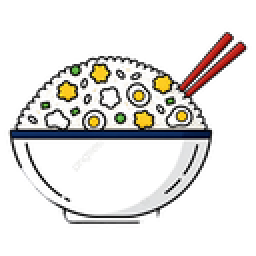
#> input picture assets/running.png, 128 x 128 px (shown 2 times larger); its folder holds only this picture in this run
$ python prepare-artwork.py ../assets/running.png
#> lines starting #> are read from the running program, lines starting #| are printed output that depends on the picture; after the words box and inside, x2 and y2 are one past the last pixel; in counts of white or black regions, pixels touching at a corner belong together
"""
One-off artwork preparation for the whale-girl theme.

Turns an illustration on a flat light background into the transparent PNGs the
client bundle wants:

  assets/icon.png      trimmed, square-padded, 256x256 RGBA   (mark)
  assets/running.png   solid alpha silhouette, 64x64 RGBA     (running mask)
  assets/favicon.png   64x64 RGBA                             (tab icon)

Two details make or break the result, and both are handled here:

* The background is removed by a **border-connected flood fill**, never by a
  global "is it white" test. A white ruffled headdress, a white lace collar or
  white fin frills sit inside the character and must survive.
* Every downscale runs on **premultiplied** colour. Resizing straight RGBA pulls
  the removed white background into the edge pixels and leaves a pale halo on
  dark surfaces.

Needs numpy and Pillow. It is not part of the plugin runtime or its build; re-run
it only when the source illustration changes.

Usage:
    python tools/prepare-artwork.py "<source image>" [--crop x0,y0,x1,y1]
                                    [--erase x0,y0,x1,y1]...
"""
import argparse
import os
import sys

import numpy as np
from PIL import Image, ImageFilter

ASSETS = os.path.join(os.path.dirname(os.path.dirname(os.path.abspath(__file__))), "assets")
# Near-white and unsaturated: the flat page colour of the source illustration.
WHITE_MIN_CHANNEL = 242
WHITE_MAX_SPREAD = 12
# Foreground pixels touching that background keep a partial alpha derived from how
# far they are from white, which removes the keyed-in halo without a hard cut.
EDGE_WHITE_SPAN = 48
# Alpha this faint is not artwork; it only exists to trim the canvas.
TRIM_ALPHA = 8
# Largest enclosed page-colour pocket still treated as a keying artefact rather than
# as white detail. The ceiling scales with the source area: measured artwork puts the
# real pockets one to two orders of magnitude above the artefacts (32 px vs 2321 px
# on a 1536x1536 source).
SPECK_AREA_DIVISOR = 12000
SPECK_MIN_PIXELS = 64
# Annulus the replacement colour is read from: far enough out to clear the
# anti-aliased blend around the pocket, close enough to stay in the same shape.
SPEC_RING_INNER = 3
SPEC_RING_OUTER = 7
# Pixels of anti-aliased blend painted over beyond the pocket itself.
SPEC_GROW = 2
# Colour quantisation used to pick the dominant neighbouring colour family.
SPEC_COLOUR_BUCKET = 16
MARK_PIXELS = 256
SMALL_PIXELS = 128
RUNNING_PIXELS = 64
FAVICON_PIXELS = 64
MARK_MARGIN = 0.04


def parse_rect(text, what):
    parts = text.replace(" ", "").split(",")
    if len(parts) != 4:
        raise SystemExit(f"prepare-artwork: {what} wants x0,y0,x1,y1, got {text!r}")
    try:
        return tuple(int(part) for part in parts)
    except ValueError:
        raise SystemExit(f"prepare-artwork: {what} wants four integers, got {text!r}")


def border_connected_background(rgb):
    """Flood-fill the page colour inward from the border, so interior whites survive."""
    height, width, _ = rgb.shape
    low = rgb.min(axis=2)
    spread = rgb.max(axis=2) - low
    white = (low >= WHITE_MIN_CHANNEL) & (spread <= WHITE_MAX_SPREAD)
    background = np.zeros((height, width), dtype=bool)
    frontier = np.zeros((height, width), dtype=bool)
    frontier[0, :] = white[0, :]
    frontier[-1, :] = white[-1, :]
    frontier[:, 0] = white[:, 0]
    frontier[:, -1] = white[:, -1]
    frontier &= ~background
    while frontier.any():
        background |= frontier
        grown = np.zeros_like(frontier)
        grown[1:, :] |= frontier[:-1, :]
        grown[:-1, :] |= frontier[1:, :]
        grown[:, 1:] |= frontier[:, :-1]
        grown[:, :-1] |= frontier[:, 1:]
        frontier = grown & white & ~background
    return background, low


def dilate(mask, radius):
    """Grow a boolean mask by `radius` pixels along the four axes."""
    grown = mask.copy()
    for _ in range(radius):
        step = grown.copy()
        step[1:, :] |= grown[:-1, :]
        step[:-1, :] |= grown[1:, :]
        step[:, 1:] |= grown[:, :-1]
        step[:, :-1] |= grown[:, 1:]
        grown = step
    return grown


def label_components(mask):
    """Yield (component mask, pixel count) for each 4-connected blob in `mask`."""
    height, width = mask.shape
    unseen = mask.copy()
    while unseen.any():
        seed = np.argwhere(unseen)[0]
        component = np.zeros((height, width), dtype=bool)
        component[seed[0], seed[1]] = True
        unseen[seed[0], seed[1]] = False
        frontier = component.copy()
        count = 1
        while True:
            step = np.zeros_like(frontier)
            step[1:, :] |= frontier[:-1, :]
            step[:-1, :] |= frontier[1:, :]
            step[:, 1:] |= frontier[:, :-1]
            step[:, :-1] |= frontier[:, 1:]
            grown = step & unseen
            if not grown.any():
                break
            unseen &= ~grown
            component |= grown
            frontier = grown
            count += int(grown.sum())
        yield component, count


def heal_specks(rgb, background, white, max_pixels):
    """
    Repaint tiny enclosed page-colour pockets with the surrounding artwork colour.

    A border-connected flood fill keeps every enclosed white — which is exactly what
    the ruffles and lace need — but it also keeps keying artefacts: a few-pixel
    white pocket pinched off inside a dark area survives the trim and shows up as a
    pale dot at large icon sizes. Real white detail (a face, a trim band) is one to
    two orders of magnitude larger, so an area threshold separates them cleanly.

    The replacement colour is the dominant colour family of an annulus a few pixels
    out. Sampling the immediate ring instead would land on the anti-aliased blend
    between the pocket and the artwork and leave a visibly grey patch.

    @param rgb - mutable source colour array.
    @param background - border-connected page colour, updated in place.
    @param white - the near-white candidate mask.
    @param max_pixels - largest pocket area still treated as an artefact.
    @returns the number of pockets healed and the pixels repainted.
    """
    enclosed = white & ~background
    if not enclosed.any():
        return 0, 0
    healed = 0
    pixels = 0
    for component, count in label_components(enclosed):
        if count > max_pixels:
            continue
        ring = dilate(component, SPEC_RING_OUTER) & ~dilate(component, SPEC_RING_INNER) & ~background & ~white
        if not ring.any():
            ring = dilate(component, SPEC_RING_INNER) & ~component & ~background & ~white
        if not ring.any():
            continue
        samples = rgb[ring].reshape(-1, 3).astype(np.int32)
        buckets = samples // SPEC_COLOUR_BUCKET
        keys, counts = np.unique(buckets, axis=0, return_counts=True)
        winner = keys[int(counts.argmax())]
        family = samples[(buckets == winner).all(axis=1)]
        colour = np.median(family, axis=0).astype(np.int16)
        # Paint past the pocket itself: the pixels between it and the artwork are the
        # anti-aliased blend that made the artefact visible in the first place, and
        # leaving them behind keeps a grey halo around the repair.
        paint = dilate(component, SPEC_GROW) & ~background
        rgb[paint] = colour
        healed += 1
        pixels += int(paint.sum())
        print(f"  healed pocket of {count} px at {tuple(int(v) for v in np.argwhere(component).min(axis=0)[::-1])} -> rgb{tuple(int(v) for v in colour)}")
    return healed, pixels


def alpha_plane(background, low):
    """Full alpha inside, zero on the page colour, a soft ramp on the touched edge."""
    alpha = np.where(background, 0.0, 255.0)
    touching = np.zeros_like(background)
    touching[1:, :] |= background[:-1, :]
    touching[:-1, :] |= background[1:, :]
    touching[:, 1:] |= background[:, :-1]
    touching[:, :-1] |= background[:, 1:]
    edge = touching & ~background
    ramp = np.clip((255.0 - low.astype(np.float64)) * 255.0 / EDGE_WHITE_SPAN, 0.0, 255.0)
    alpha[edge] = ramp[edge]
    return alpha.astype(np.uint8)


def crop_centered(rgb, alpha, center_x, center_y, side):
    """Cut a square canvas around one centre, padding past the source edges."""
    left = int(center_x) - side // 2
    top = int(center_y) - side // 2
    out_rgb = np.zeros((side, side, 3), dtype=np.uint8)
    out_alpha = np.zeros((side, side), dtype=np.uint8)
    sx0, sy0 = max(0, left), max(0, top)
    sx1, sy1 = min(rgb.shape[1], left + side), min(rgb.shape[0], top + side)
    dx, dy = sx0 - left, sy0 - top
    out_rgb[dy:dy + (sy1 - sy0), dx:dx + (sx1 - sx0)] = rgb[sy0:sy1, sx0:sx1]
    out_alpha[dy:dy + (sy1 - sy0), dx:dx + (sx1 - sx0)] = alpha[sy0:sy1, sx0:sx1]
    return out_rgb, out_alpha


def subject_box(alpha):
    """Bounds of the artwork, and a centred square that holds it with a margin."""
    ys, xs = np.nonzero(alpha > TRIM_ALPHA)
    if len(xs) == 0:
        raise SystemExit("prepare-artwork: the keyed image is empty")
    x0, x1, y0, y1 = int(xs.min()), int(xs.max()) + 1, int(ys.min()), int(ys.max()) + 1
    side = int(round(max(x1 - x0, y1 - y0) * (1.0 + 2.0 * MARK_MARGIN)))
    return (x0, x1, y0, y1), (x0 + x1) // 2, (y0 + y1) // 2, side


def premultiplied_resize(rgb, alpha, size):
    """Resize colour and coverage together, so transparency never tints the edges."""
    coverage = alpha.astype(np.float32) / 255.0
    planes = [
        Image.fromarray(rgb[..., channel].astype(np.float32) * coverage, mode="F").resize(size, Image.LANCZOS)
        for channel in range(3)
    ]
    scaled = np.asarray(Image.fromarray(coverage, mode="F").resize(size, Image.LANCZOS), dtype=np.float32)
    output = np.zeros((size[1], size[0], 4), dtype=np.uint8)
    safe = np.maximum(scaled, 1e-6)
    for channel in range(3):
        straight = np.asarray(planes[channel], dtype=np.float32) / safe
        output[..., channel] = np.clip(straight, 0.0, 255.0).astype(np.uint8)
    output[..., 3] = np.clip(scaled * 255.0 + 0.5, 0.0, 255.0).astype(np.uint8)
    return Image.fromarray(output, "RGBA")


def lift_for_dark(mark, amount):
    """
    Screen the artwork toward white for the dark palette.

    The theme's dark rules switch artwork on `body[data-ds-dark-theme]`, so a
    drawing built on a light page keeps its own dark inks at roughly the
    background's own luminance once that background turns near-black. A screen
    blend lifts shadows far more than highlights: the outline comes back, the
    white areas stay white, and the hue is preserved.

    @param mark - the light-theme mark.
    @param amount - 0 keeps the artwork, 1 renders it white.
    @returns the lifted mark.
    """
    if amount <= 0:
        return mark
    data = np.asarray(mark).astype(np.float64)
    data[..., :3] = 255.0 - (255.0 - data[..., :3]) * (1.0 - min(amount, 1.0))
    return Image.fromarray(np.clip(data, 0, 255).astype(np.uint8), "RGBA")


def silhouette(alpha, pixels):
    """Shrink the coverage into the solid glyph the running-status mask tints."""
    small = Image.fromarray(alpha, "L").resize((pixels, pixels), Image.LANCZOS)
    solid = np.asarray(small) >= 96
    grown = solid.copy()
    grown[1:, :] |= solid[:-1, :]
    grown[:-1, :] |= solid[1:, :]
    grown[:, 1:] |= solid[:, :-1]
    grown[:, :-1] |= solid[:, 1:]
    output = np.zeros((pixels, pixels, 4), dtype=np.uint8)
    output[..., 3] = np.where(grown, 255, 0).astype(np.uint8)
    return Image.fromarray(output, "RGBA")


def main():
    parser = argparse.ArgumentParser(description=__doc__)
    parser.add_argument("source", help="source illustration on a flat light background")
    parser.add_argument("--crop", help="x0,y0,x1,y1 in source pixels, applied before keying")
    parser.add_argument(
        "--erase",
        action="append",
        default=[],
        metavar="x0,y0,x1,y1",
        help="force one source-space rectangle to alpha 0 (repeatable), reported with its cost",
    )
    parser.add_argument("--mark-name", default="icon", help="base name for the mark output")
    parser.add_argument("--running-name", default="running", help="base name for the running glyph")
    parser.add_argument("--favicon-name", default="favicon", help="base name for the tab icon")
    parser.add_argument(
        "--small-fraction",
        type=float,
        default=None,
        metavar="0..1",
        help="also write <mark-name>-small.png from the top fraction of the artwork "
             "(a head close-up reads far better at the 24px sidebar size)",
    )
    parser.add_argument(
        "--dark-lift",
        type=float,
        default=0.0,
        metavar="0..1",
        help="also write <mark-name>-dark.png with the artwork screened toward white by "
             "this much, for the application's dark palette (0.3-0.4 suits a dark-on-light drawing)",
    )
    options = parser.parse_args()

    image = Image.open(options.source).convert("RGB")
    if options.crop is not None:
        image = image.crop(parse_rect(options.crop, "--crop"))
    rgb = np.asarray(image).astype(np.int16)
    background, low = border_connected_background(rgb)
#> in border_connected_background, `white = (low >= WHITE_MIN_CHANNEL) & (spread <= WHITE_MAX_SPREAD)`:
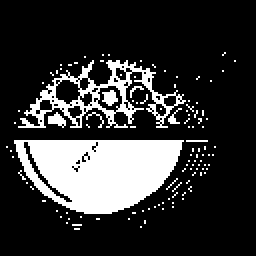
#> white: shape (128, 128) bool (shown 2 times larger); 20.4% white; 113 white regions (108 under 20 px), largest, box (x1, y1, x2, y2) and area: (7, 70, 92, 107) 2251, (9, 30, 93, 64) 774, (51, 45, 59, 53) 42, (24, 56, 33, 64) 41, (84, 54, 91, 62) 20
#> in border_connected_background, `frontier[0, :] = white[0, :]`: frontier: shape (128, 128) bool; every value is 0
    share = 100.0 * background.mean()
#> share = 0
    print(f"source {options.source} -> {image.size}, keyed background {share:.1f}%")
#| source ../assets/running.png -> (128, 128), keyed background 0.0%
    if not 5.0 <= share <= 85.0:
        print("prepare-artwork: the keyed share looks implausible; inspect the output before shipping")

    for rect in options.erase:
        x0, y0, x1, y1 = parse_rect(rect, "--erase")
        region = np.zeros(background.shape, dtype=bool)
        region[y0:y1, x0:x1] = True
        erased_artwork = int((region & ~background).sum())
        background |= region
        print(f"erased {rect}: {region.sum()} px, of which {erased_artwork} px were artwork")

    white = (low >= WHITE_MIN_CHANNEL) & ((rgb.max(axis=2) - low) <= WHITE_MAX_SPREAD)
    speck_budget = max(SPECK_MIN_PIXELS, round(rgb.shape[0] * rgb.shape[1] / SPECK_AREA_DIVISOR))
#> speck_budget = 64
    healed, speck_pixels = heal_specks(rgb, background, white, speck_budget)
#> the loop in heal_specks, `for component, count in label_components(enclosed):` made 174 passes
#> (count, colour, pixels) on passes 2, 6, 7: (1, [0, 0, 0], 26), (30, [0, 0, 0], 152), (2, [0, 0, 0], 170)
#|   healed pocket of 1 px at (112, 26) -> rgb(186, 32, 23)
#|   healed pocket of 1 px at (51, 27) -> rgb(0, 0, 0)
#|   healed pocket of 1 px at (54, 27) -> rgb(0, 0, 0)
#|   healed pocket of 1 px at (111, 27) -> rgb(186, 32, 23)
#|   healed pocket of 1 px at (42, 28) -> rgb(0, 0, 0)
#|   healed pocket of 30 px at (39, 30) -> rgb(0, 0, 0)
#|   healed pocket of 2 px at (50, 30) -> rgb(0, 0, 0)
#|   healed pocket of 1 px at (70, 30) -> rgb(0, 0, 0)
#> (further printed lines are left out)
#> after the loop in heal_specks, `for component, count in label_components(enclosed):`:
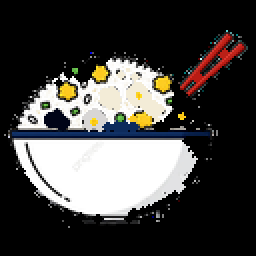
#> rgb: shape (128, 128, 3) int16 (shown 2 times larger); mean R, G, B 70, 67.9, 65.9
#> after the loop in heal_specks, `for component, count in label_components(enclosed):`:
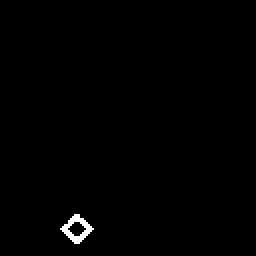
#> ring: shape (128, 128) bool (shown 2 times larger); 0.62% white in thin lines or dots, all inside (x1, y1, x2, y2) = (30, 107, 47, 122)
#> after the loop in heal_specks, `for component, count in label_components(enclosed):`: healed = 172; pixels = 2981
#> healed = 172; speck_pixels = 2981
    print(f"healed {healed} enclosed page-colour pocket(s) below {speck_budget} px ({speck_pixels} px repainted)")
    source_rgb = np.clip(rgb, 0, 255).astype(np.uint8)

    alpha = alpha_plane(background, low).astype(np.float64)
#> in alpha_plane, `alpha = np.where(background, 0.0, 255.0)`: alpha: shape (128, 128) float64; every value is 255
#> in alpha_plane, `ramp = np.clip((255.0 - low.astype(np.float64)) * 255.0 / EDGE_WHITE_S..`:
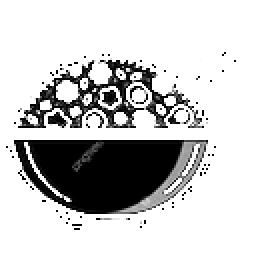
#> ramp: shape (128, 128) float64 (shown 2 times larger); min 0, max 255, mean 199.8
#> in alpha_plane, `return alpha.astype(np.uint8)`: returned value: shape (128, 128); every value is 255
    # A one-pixel erosion at source resolution drops the anti-aliased white ring
    # that would otherwise survive as a pale outline.
    alpha = np.asarray(
        Image.fromarray(alpha.astype(np.uint8), "L").filter(ImageFilter.MinFilter(3)).filter(ImageFilter.GaussianBlur(0.6))
    ).astype(np.uint8)
    (x0, x1, y0, y1), center_x, center_y, side = subject_box(alpha)
#> in subject_box, `ys, xs = np.nonzero(alpha > TRIM_ALPHA)`: ys = 16384 values from 0 to 127; xs = 16384 values, max 127 at index 127, min 0 at index 0, mean 63.5
#> in subject_box, `x0, x1, y0, y1 = int(xs.min()), int(xs.max()) + 1, int(ys.min()), int(..`: x0 = 0; x1 = 128; y0 = 0; y1 = 128
#> in subject_box, `side = int(round(max(x1 - x0, y1 - y0) * (1.0 + 2.0 * MARK_MARGIN)))`: side = 138
#> x0 = 0; x1 = 128; y0 = 0; y1 = 128; center_x = 64; center_y = 64; side = 138
    print(f"artwork bounds x {x0}..{x1}, y {y0}..{y1}")
    square_rgb, square_alpha = crop_centered(source_rgb, alpha, center_x, center_y, side)
#> in crop_centered, `left = int(center_x) - side // 2`: left = -5
#> in crop_centered, `out_rgb = np.zeros((side, side, 3), dtype=np.uint8)`: out_rgb: shape (138, 138, 3); every value is 0
#> in crop_centered, `out_alpha = np.zeros((side, side), dtype=np.uint8)`: out_alpha: shape (138, 138); every value is 0
#> in crop_centered, `sx0, sy0 = max(0, left), max(0, top)`: sx0 = 0
#> in crop_centered, `sx1, sy1 = min(rgb.shape[1], left + side), min(rgb.shape[0], top + side)`: sx1 = 128
#> in crop_centered, `dx, dy = sx0 - left, sy0 - top`: dx = 5
#> in crop_centered, `out_alpha[dy:dy + (sy1 - sy0), dx:dx + (sx1 - sx0)] = alpha[sy0:sy1, s..`:
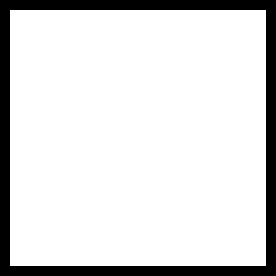
#> out_alpha: shape (138, 138) (shown 2 times larger); 86% white; 1 black region, box (x1, y1, x2, y2) and area: (0, 0, 138, 138) 2660

    mark = premultiplied_resize(square_rgb, square_alpha, (MARK_PIXELS, MARK_PIXELS))
#> in premultiplied_resize, `planes = [ Image.fromarray(rgb[..., channel].astype(np.float32) * cove..`: planes = 3 items
#> in premultiplied_resize, `output = np.zeros((size[1], size[0], 4), dtype=np.uint8)`: output: shape (256, 256, 4); every value is 0
    mark_path = os.path.join(ASSETS, options.mark_name + ".png")
    mark.save(mark_path, optimize=True)
    print(f"wrote {mark_path} {mark.size} mode={mark.mode} ({os.path.getsize(mark_path)} bytes)")

    if options.dark_lift > 0:
        dark = lift_for_dark(mark, options.dark_lift)
        dark_path = os.path.join(ASSETS, options.mark_name + "-dark.png")
        dark.save(dark_path, optimize=True)
        print(f"wrote {dark_path} {dark.size} mode={dark.mode} ({os.path.getsize(dark_path)} bytes) "
              f"lifted {options.dark_lift:.0%} toward white for the dark palette")

    if options.small_fraction is not None:
        head_bottom = y0 + int(round((y1 - y0) * options.small_fraction))
        head_side = int(round(max(x1 - x0, head_bottom - y0) * (1.0 + 2.0 * MARK_MARGIN)))
        head_rgb, head_alpha = crop_centered(
            source_rgb, alpha, (x0 + x1) // 2, (y0 + head_bottom) // 2, head_side
        )
        small = premultiplied_resize(head_rgb, head_alpha, (SMALL_PIXELS, SMALL_PIXELS))
        small_path = os.path.join(ASSETS, options.mark_name + "-small.png")
        small.save(small_path, optimize=True)
        print(f"wrote {small_path} {small.size} mode={small.mode} ({os.path.getsize(small_path)} bytes) "
              f"from source rows {y0}..{head_bottom}")

    favicon = premultiplied_resize(square_rgb, square_alpha, (FAVICON_PIXELS, FAVICON_PIXELS))
#> call 2 of premultiplied_resize, with size = (64, 64)
#> in premultiplied_resize (call 2), `scaled = np.asarray(Image.fromarray(coverage, mode="F").resize(size, I..`:
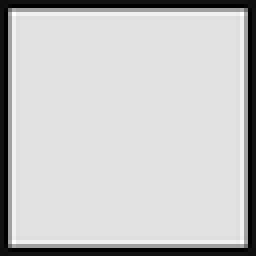
#> scaled: shape (64, 64) float32 (shown 4 times larger); min -0.0719, max 1.14, mean 0.861; drawn with min black and max white
#> in premultiplied_resize (call 2), `output = np.zeros((size[1], size[0], 4), dtype=np.uint8)`: output: shape (64, 64, 4); every value is 0
    favicon_path = os.path.join(ASSETS, options.favicon_name + ".png")
    favicon.save(favicon_path, optimize=True)
    print(f"wrote {favicon_path} {favicon.size} mode={favicon.mode} ({os.path.getsize(favicon_path)} bytes)")

    glyph = silhouette(square_alpha, RUNNING_PIXELS)
#> in silhouette, `solid = np.asarray(small) >= 96`: solid: shape (64, 64) bool; 87.9% white; 1 black region, box (x1, y1, x2, y2) and area: (0, 0, 64, 64) 496
#> in silhouette, `grown[1:, :] |= solid[:-1, :]`: grown: shape (64, 64) bool; 89.4% white; 1 black region, box (x1, y1, x2, y2) and area: (0, 0, 64, 64) 436
#> in silhouette, `grown[:-1, :] |= solid[1:, :]`: grown: shape (64, 64) bool; 90.8% white; 1 black region, box (x1, y1, x2, y2) and area: (0, 0, 64, 64) 376
#> in silhouette, `grown[:, 1:] |= solid[:, :-1]`: grown: shape (64, 64) bool; 92.3% white; 1 black region, box (x1, y1, x2, y2) and area: (0, 0, 64, 64) 316
#> in silhouette, `grown[:, :-1] |= solid[:, 1:]`: grown: shape (64, 64) bool; 93.8% white; black in thin lines or dots
    glyph_path = os.path.join(ASSETS, options.running_name + ".png")
    glyph.save(glyph_path, optimize=True)
    print(f"wrote {glyph_path} {glyph.size} mode={glyph.mode} ({os.path.getsize(glyph_path)} bytes)")

    coverage = np.asarray(mark.getchannel("A"))
#> coverage: shape (256, 256)
    opaque = coverage > 8
#> opaque: shape (256, 256) bool; 87.9% white; 1 black region, box (x1, y1, x2, y2) and area: (0, 0, 256, 256) 7940
    partial = (coverage > 8) & (coverage < 248)
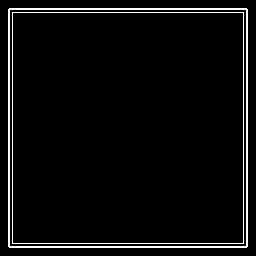
#> partial: shape (256, 256) bool; 4.3% white in thin lines or dots, all inside (x1, y1, x2, y2) = (8, 8, 248, 248)
    print(f"mark ink coverage {100.0 * opaque.mean():.1f}%, soft edge {100.0 * partial.mean():.2f}%")
    return 0


if __name__ == "__main__":
    sys.exit(main())
#> (the program exits here)
